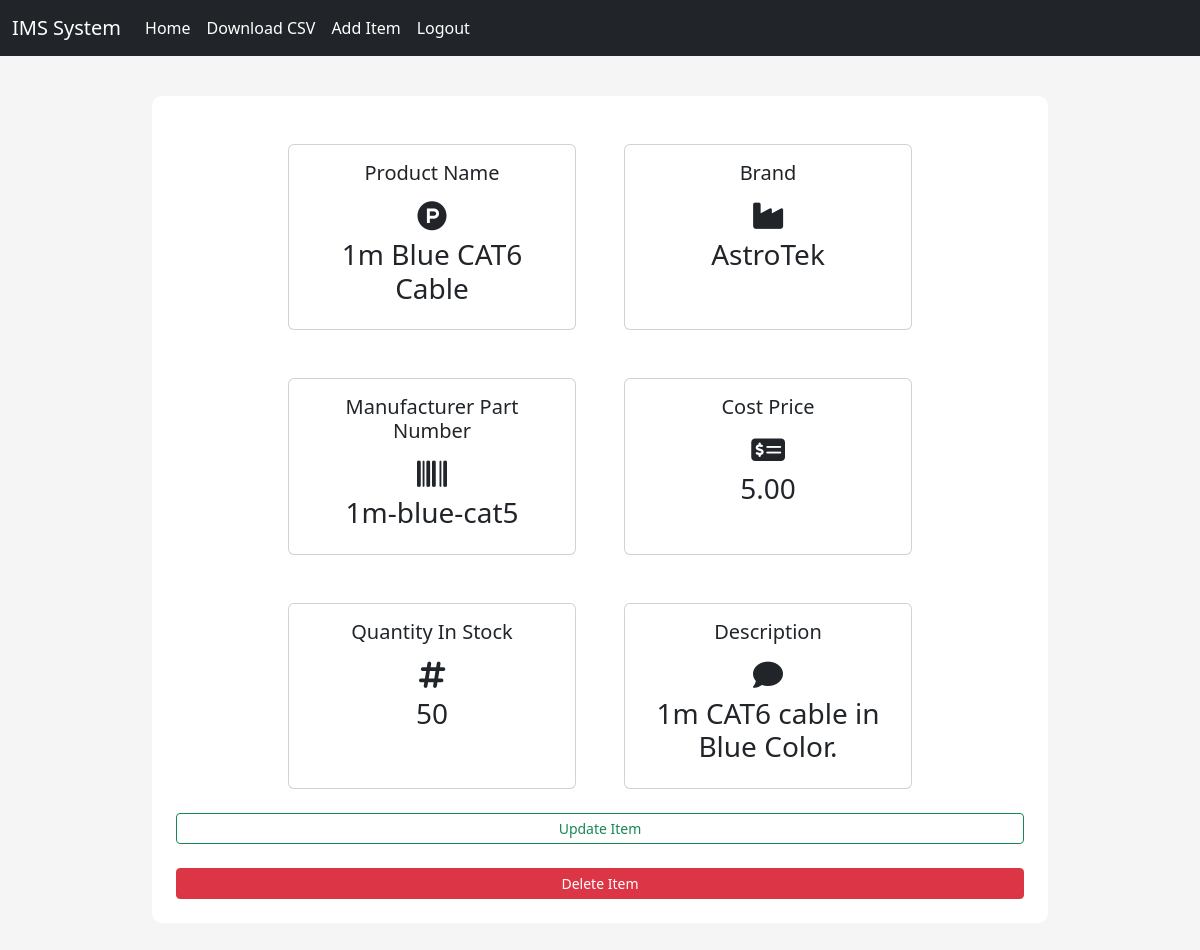
Screenshot of /inventory/product/2 (signed in) with the database file from the repository.
### inventory/models.py (models this page shows, shortened)
class Inventory(models.Model):
    brand = models.CharField(max_length=300, null=False, blank=False)
    title = models.CharField(max_length=300, null=False, blank=False)
    manufacturer_part_number = models.CharField(max_length=300, null=False, blank=False)
    cost_price = models.DecimalField(max_digits=19, decimal_places=2, null=False, blank=False)
    quantity_in_stock = models.IntegerField(null=False, blank=False)
    description = models.TextField(null=True, blank=True)

### inventory/views.py (the view)
# urls.py: path("product/<int:pk>", per_product_view, name="per_product"),
@login_required()
def per_product_view(request, pk):
    inventory = get_object_or_404(Inventory, pk=pk)
    context = {
        'inventory': inventory
    }
    return render(request, "per_product.html", context=context)

### templates/per_product.html
{% extends "base.html" %}
{% block content %}
<div class="content-section">
    <div class="row mx-auto justify-content-center">
        <div class="card m-4"style="width: 18rem;">
            <div class="card-body">
                <h5 class="card-title text-center">Product Name</h5>
                <div class="text-center" style="font-size: 30px;">
                    <span><i class="fab fa-product-hunt"></i></span>
                </div>
                <h3 class="text-center">{{ inventory.title }}</h3>
            </div>
        </div>
        <div class="card m-4"style="width: 18rem;">
            <div class="card-body">
                <h5 class="card-title text-center">Brand</h5>
                <div class="text-center" style="font-size: 30px;">
                    <span><i class="fa fa-industry"></i></span>
                </div>
                <h3 class="text-center">{{ inventory.brand }}</h3>
            </div>
        </div>
        <div class="card m-4"style="width: 18rem;">
            <div class="card-body">
                <h5 class="card-title text-center">Manufacturer Part Number</h5>
                <div class="text-center" style="font-size: 30px;">
                    <span><i class="fa fa-barcode"></i></span>
                </div>
                <h3 class="text-center">{{ inventory.manufacturer_part_number }}</h3>
            </div>
        </div>
        <div class="card m-4"style="width: 18rem;">
            <div class="card-body">
                <h5 class="card-title text-center">Cost Price</h5>
                <div class="text-center" style="font-size: 30px;">
                    <span><i class="fa fa-money-check-dollar"></i></span>
                </div>
                <h3 class="text-center">{{ inventory.cost_price }}</h3>
            </div>
        </div>
        <div class="card m-4"style="width: 18rem;">
            <div class="card-body">
                <h5 class="card-title text-center">Quantity In Stock</h5>
                <div class="text-center" style="font-size: 30px;">
                    <span><i class="fa fa-hashtag"></i></span>
                </div>
                <h3 class="text-center">{{ inventory.quantity_in_stock }}</h3>
            </div>
        </div>
        <div class="card m-4"style="width: 18rem;">
            <div class="card-body">
                <h5 class="card-title text-center">Description</h5>
                <div class="text-center" style="font-size: 30px;">
                    <span><i class="fa fa-comment"></i></span>
                </div>
                <h3 class="text-center">{{ inventory.description }}</h3>
            </div>
        </div>
        <a class="btn btn-outline-success btn-sm mb-4" href="{% url 'update_inventory' inventory.id %}">Update Item</a>
        <a class="btn btn-danger btn-sm" href="{% url 'delete_inventory' inventory.id %}">Delete Item</a>
    </div>
</div>
{% endblock %}

### staticfiles/css/main.css (style rules this page uses)
body { background-color: rgb(245, 245, 245); }
.content-section { background: #fff; margin: 40px; padding: 1.5rem 1.5rem; border-radius: 10px; }

### rows the page displays
Inventory: title "1m Blue CAT6 Cable", brand "AstroTek", manufacturer_part_number "1m-blue-cat5", cost_price "5.00", quantity_in_stock "50", description "1m CAT6 cable in Blue Color."
